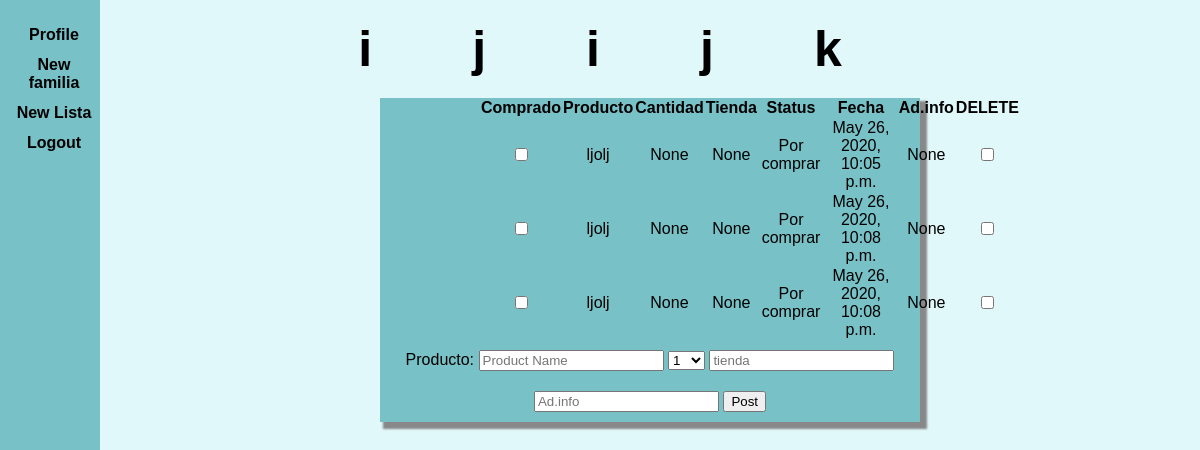
The app's page /lista/10/ with its own data.
### listapp/models.py (models this page shows, shortened)
class Lista(models.Model):
    STATUS = (
        ('Por comprar', 'Por comprar'),
        ('Comprando', 'Comprando'),
        ('Comprado', 'Comprado'),
        )
    item = models.ManyToManyField(Item)#, null = True, on_delete = models.SET_NULL)
    status = models.CharField(max_length=200, null = True, choices = STATUS)
    name = models.CharField( max_length=200, null = True)

class Item(models.Model):
    STATUS = (
        ('Por comprar', 'Por comprar'),
        ('Comprando', 'Comprando'),
        ('Comprado', 'Comprado'),
        )
    status = models.CharField(max_length=200, null = True, choices = STATUS)
    name = models.CharField( max_length=200, null = True)
    store = models.CharField( max_length=200, null = True)
    quantity = models.PositiveIntegerField( null = True)
    aditional_info = models.CharField( max_length=200, null = True, blank = True)
    date_created = models.DateTimeField(auto_now_add=True, null = True)

### listapp/views.py (the view, shortened to what this page needs)
# urls.py: path('lista/<str:pk>/', views.lista),
def lista(request, pk):
    la_lista = Lista.objects.get(id=pk)
    items = la_lista.item.all()
    la_lista.save()
    context = {'lista':la_lista.name, 'items':items}
    return render(request,'listapp/lista.html',context)

### listapp/templates/listapp/lista.html (shortened to what this page needs)
{% extends 'listapp/main.html' %}
{% load static%}
{% block content  %}
<link rel = "stylesheet" href="{%static 'css/lista.css'%}">
{% load static %}
<div class="space">
    <h1 class="headlist">{{lista}}</h1>
    <div class="boxitron">
        <table class="tabla">
            <tr >
                <th>Comprado</th>
                <th>Producto</th>
                <th>Cantidad</th>
                <th>Tienda</th>
                <th>Status</th>
                <th>Fecha</th>
                <th>Ad.info</th>
                <th>DELETE</th>
            </tr>
            {% for item in items %}
            <tr>
                <td><input type="checkbox" name="compra" value = "{{item.id}}"></td>
                <td>{{item.name}}</td>
                <td>{{item.quantity}}</td>
                <td>{{item.store}}</td>
                <td>{{item.status}}</td>
                <td>{{item.date_created}}</td>
                <td>{{item.aditional_info}}</td>
                <td><input type="checkbox" name="delete" value = "{{item.id}}"></td>
            </tr>
                {% endfor %}
        </table>
        <div class = "inbox">
            <label for"Producto">Producto:</label>
            <input type="text" id="Producto" name="name" placeholder="Product Name">
            <select id="cantidad" name="cantidad">
            {% for n in '0123456101215'|make_list %}
                <option value="{{forloop.counter}}">{{forloop.counter}}</option>
            {% endfor %}
            </select>
            <input class="in" type="text" id="tienda", name="tienda" placeholder ="tienda">
            <input class="in" type="text" id="Ad.info" name="adinfo" placeholder ="Ad.info">
            <input class="in" type="submit" value="Post"/>
        </div>
    </div>
</div>
{% endblock %}

### static/css/lista.css (style rules this page uses)
.boxitron { text-align:center; background: #77c1c7; margin:auto; width: 50%; padding: auto; box-shadow:5px 5px 2px 2px #888888; }
body { background: #e1f8fa; font-family: Arial; text-align: center; margin:auto; }
.in { margin-top: 10px; margin-bottom: 10px; }
.headlist { text-align: center; letter-spacing:100px; margin:auto; margin-bottom:20px; margin-top: 20px; font-size:50px; }
.tabla { display: inline; border-collapse:collapse; padding: 100px; }

### records on screen
Lista: name "ijijk"
Item: name "ljolj", quantity "None", store "None", status "Por comprar", date_created "May 26, 2020, 10:05 p.m.", aditional_info "None"
Item: name "ljolj", quantity "None", store "None", status "Por comprar", date_created "May 26, 2020, 10:08 p.m.", aditional_info "None"
Item: name "ljolj", quantity "None", store "None", status "Por comprar", date_created "May 26, 2020, 10:08 p.m.", aditional_info "None"

### other values on screen
form field cantidad "1"
